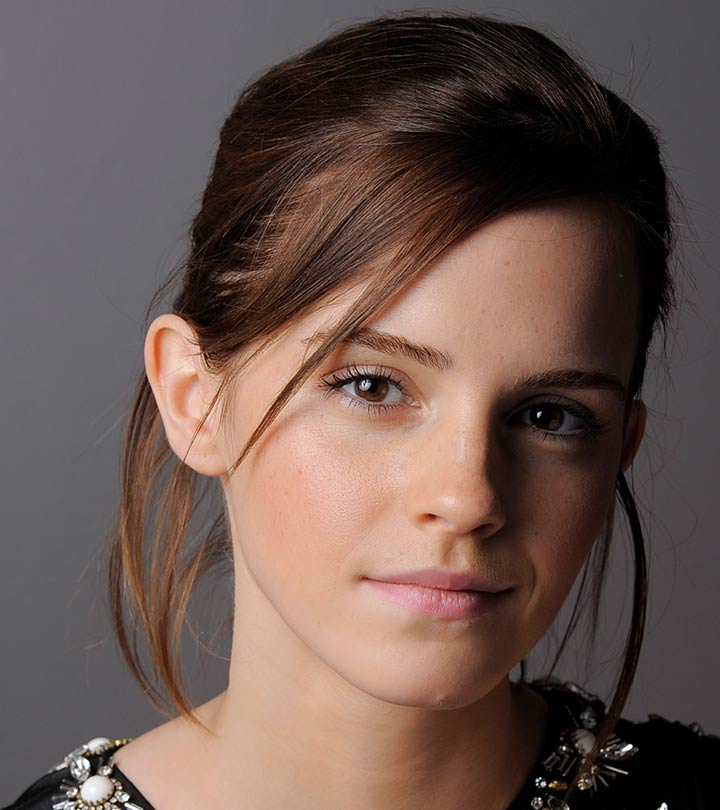
#> input picture a1images/emma.jpg, 720 x 810 px
$ python task1.py
#> lines starting #> are read from the running program, lines starting #| are printed output that depends on the picture
import cv2 as cv
import numpy as np
import matplotlib.pyplot as plt
import os

save_dir = "task1"
os.makedirs(save_dir, exist_ok=True)


c = np.array([(50, 50), (150, 255)], dtype=np.uint8)
t1 = np.linspace(0, 50, 51, dtype=np.uint8)
t2 = np.linspace(100, 255, 150 - 50, dtype=np.uint8)
t3 = np.linspace(150, 255, 256 - 150, dtype=np.uint8)

lut = np.concatenate((t1, t2, t3), axis=0)
lut = lut[:256]

# Load grayscale image
img = cv.imread("a1images/emma.jpg", cv.IMREAD_GRAYSCALE)
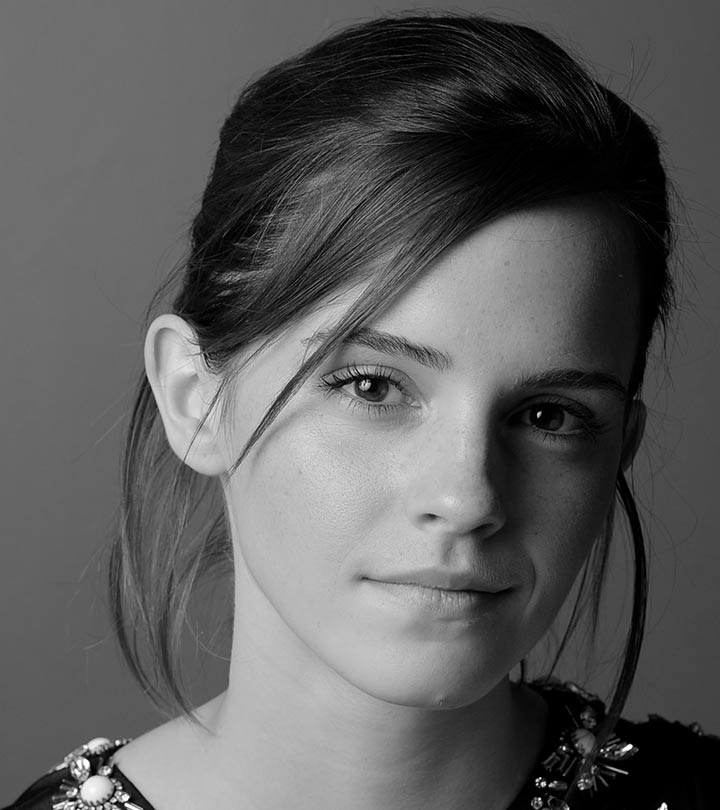
#> img: shape (810, 720); min 0, max 255, mean 92.3

# Apply LUT
out = cv.LUT(img, lut)
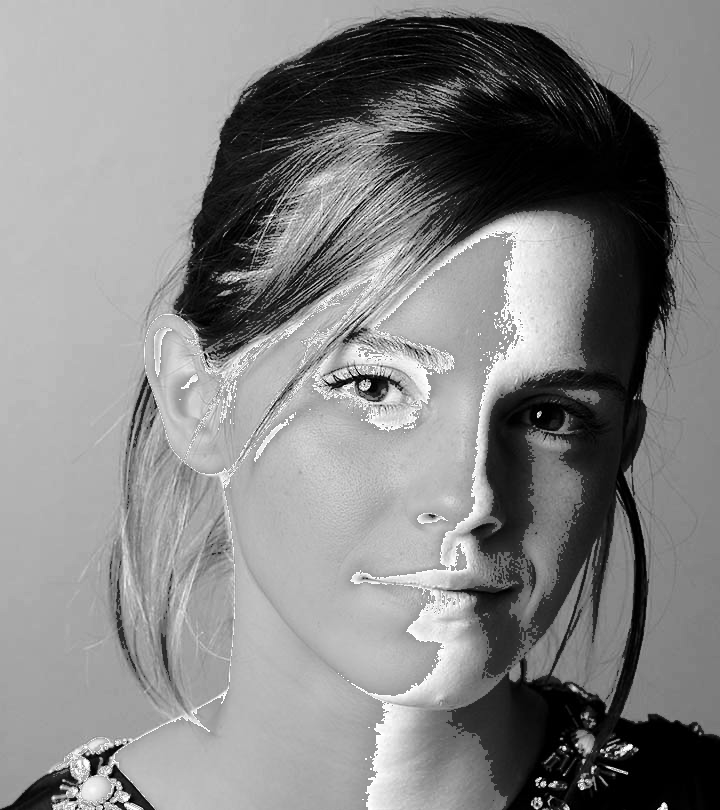
#> out: shape (810, 720); min 0, max 255, mean 132.4

# Plot the transformation curve
plt.figure()
plt.plot(lut)
plt.title("Intensity Transformation")
plt.xlabel("Input intensity")
plt.ylabel("Output intensity")
plt.grid(True)
plt.savefig(os.path.join(save_dir, "transformation_curve.png"), dpi=300)
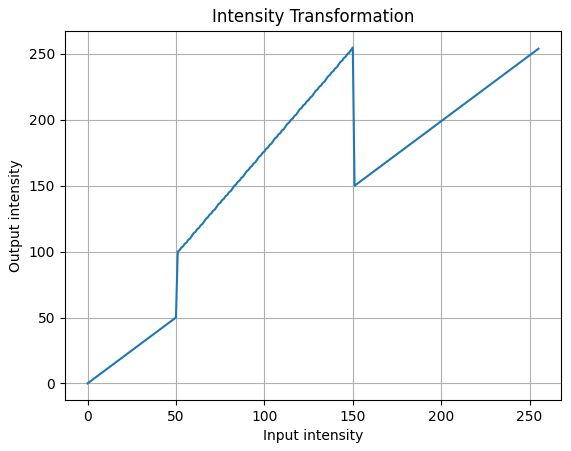
#> figure drawn by matplotlib, 1 panel; curve peaks at x = 150, y = 255
plt.show()

# Show images
cv.imshow("Original", img)
cv.imshow("Transformed", out)
cv.imwrite(os.path.join(save_dir, "original.png"), img)
cv.imwrite(os.path.join(save_dir, "transformed.png"), out)
cv.waitKey(0)
cv.destroyAllWindows()

$ run again, with a1images/daisy.jpg copied over a1images/emma.jpg
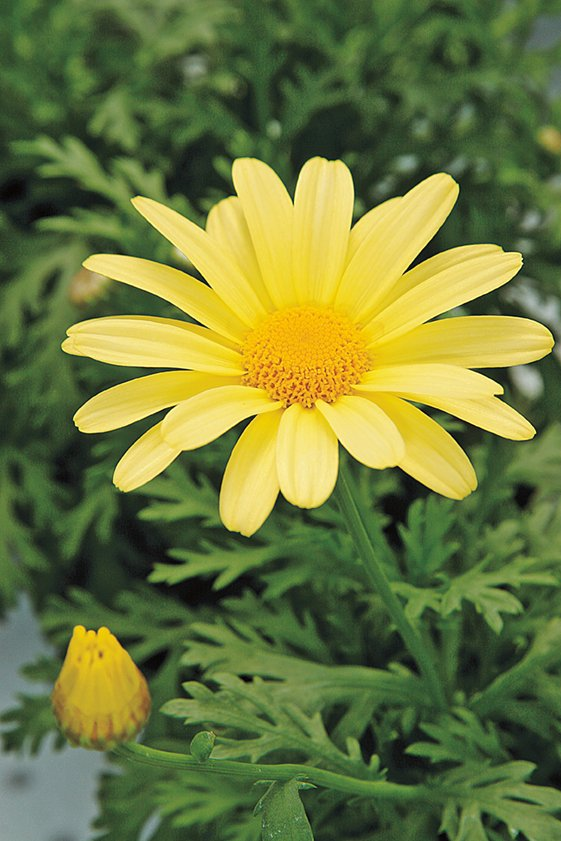
#> input picture a1images/daisy.jpg, 561 x 841 px
#> `img = cv.imread("a1images/emma.jpg", cv.IMREAD_GRAYSCALE)`:
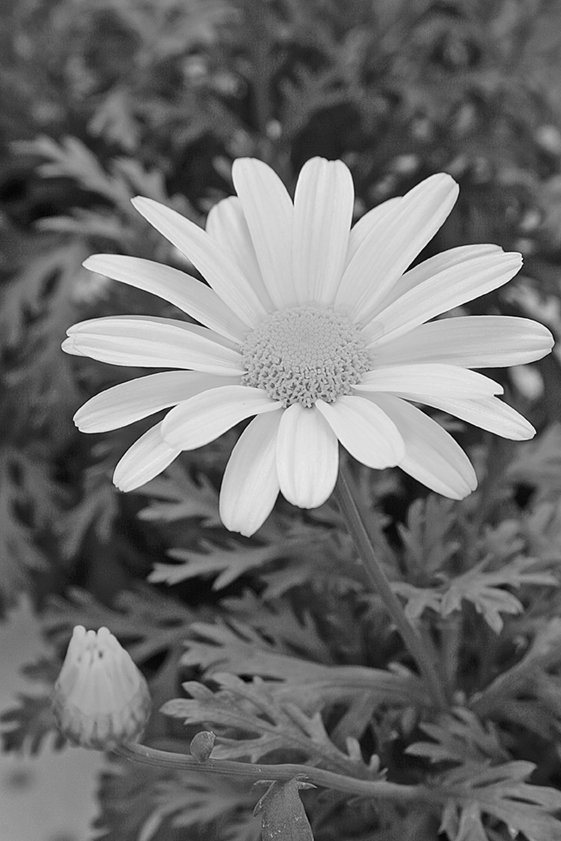
#> img: shape (841, 561); min 0, max 255, mean 110
#> `out = cv.LUT(img, lut)`:
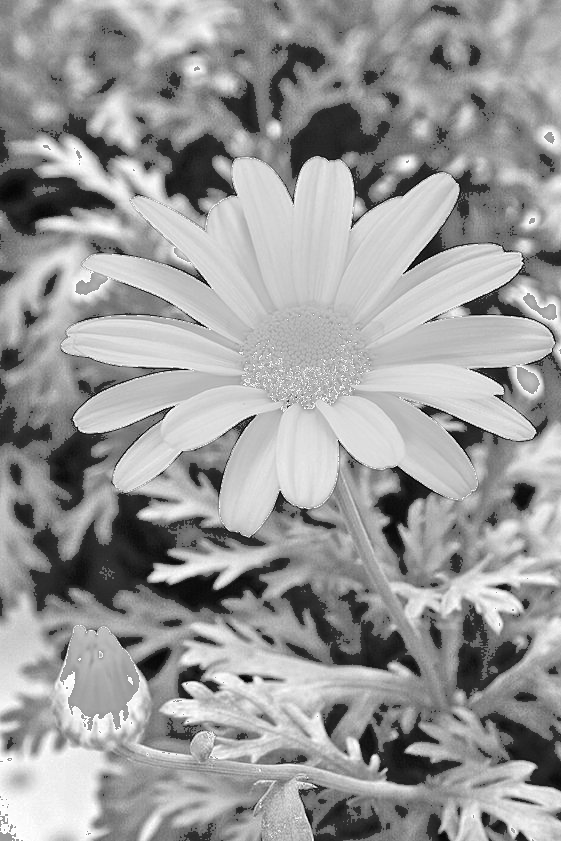
#> out: shape (841, 561); min 0, max 255, mean 154.2

$ run again, with a1images/highlights_and_shadows.jpg copied over a1images/emma.jpg
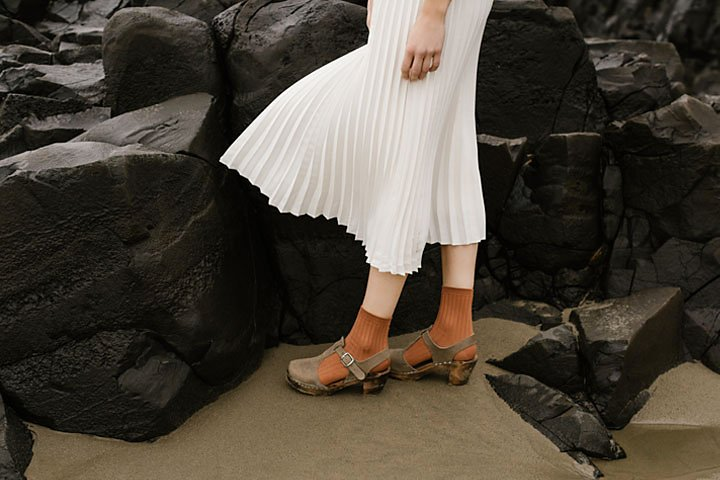
#> input picture a1images/highlights_and_shadows.jpg, 720 x 480 px
#> `img = cv.imread("a1images/emma.jpg", cv.IMREAD_GRAYSCALE)`:
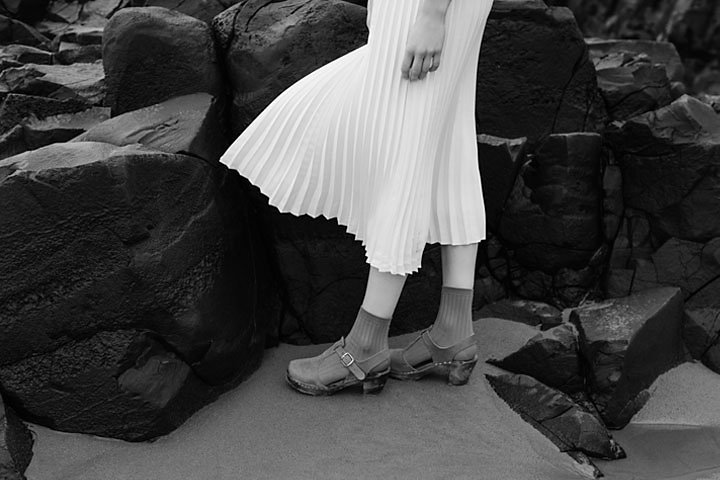
#> img: shape (480, 720); min 0, max 255, mean 69.5
#> `out = cv.LUT(img, lut)`:
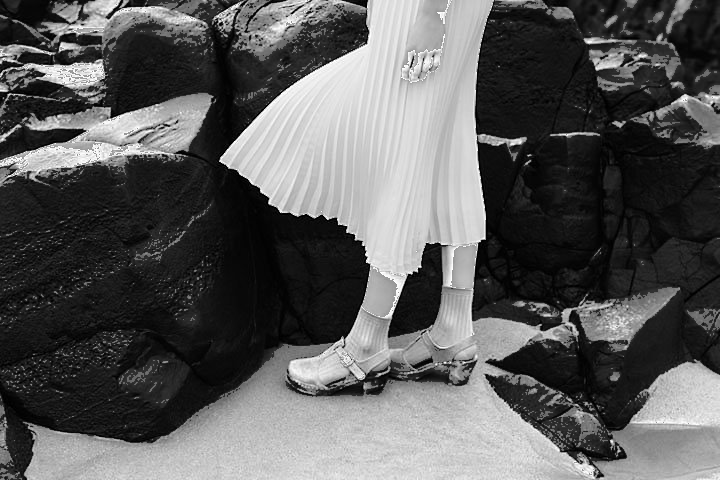
#> out: shape (480, 720); min 0, max 255, mean 91.1

$ run again, with a1images/jeniffer.jpg copied over a1images/emma.jpg
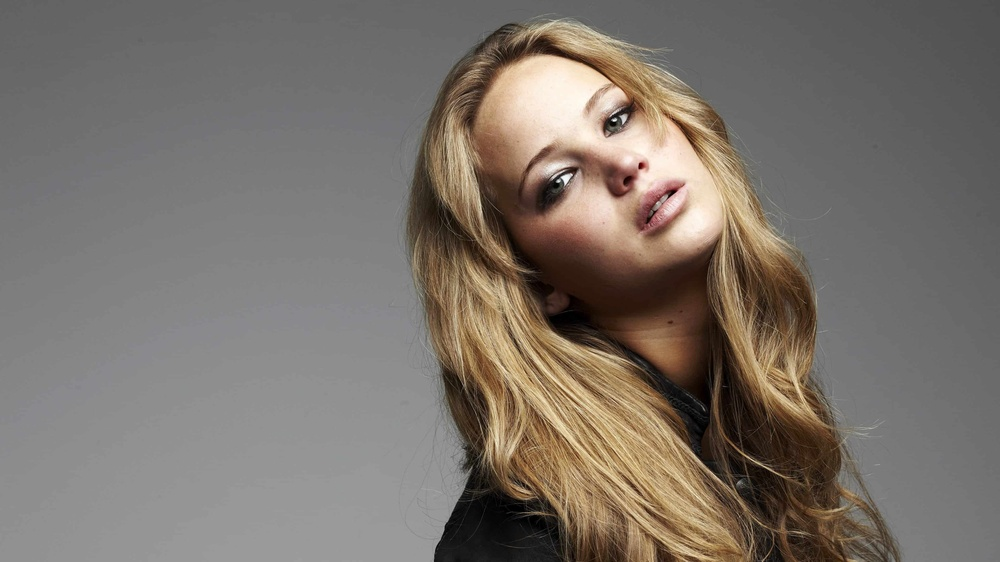
#> input picture a1images/jeniffer.jpg, 1000 x 562 px, shrunk from 3840 x 2160 before the run
#> `img = cv.imread("a1images/emma.jpg", cv.IMREAD_GRAYSCALE)`:
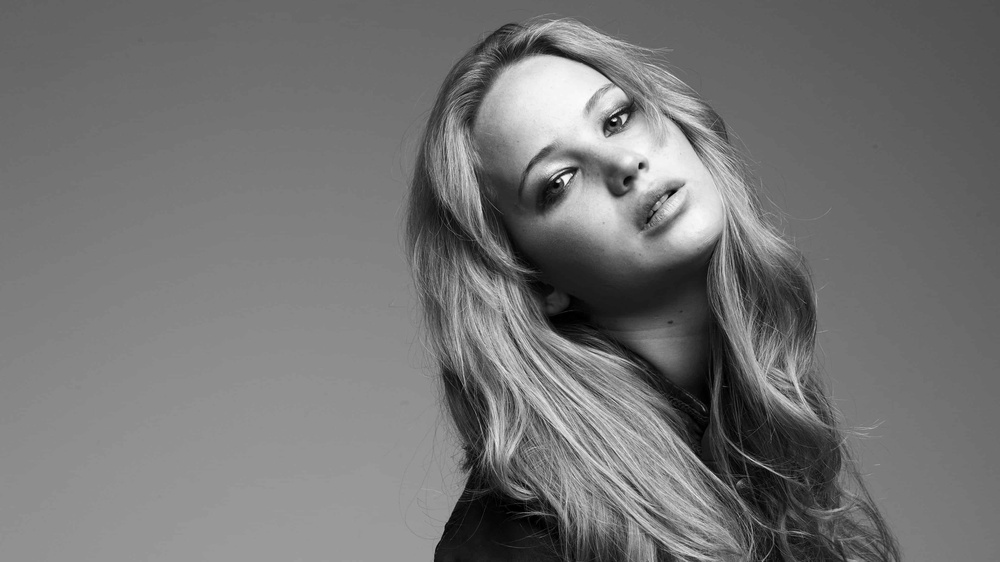
#> img: shape (562, 1000); min 0, max 253, mean 115.8
#> `out = cv.LUT(img, lut)`:
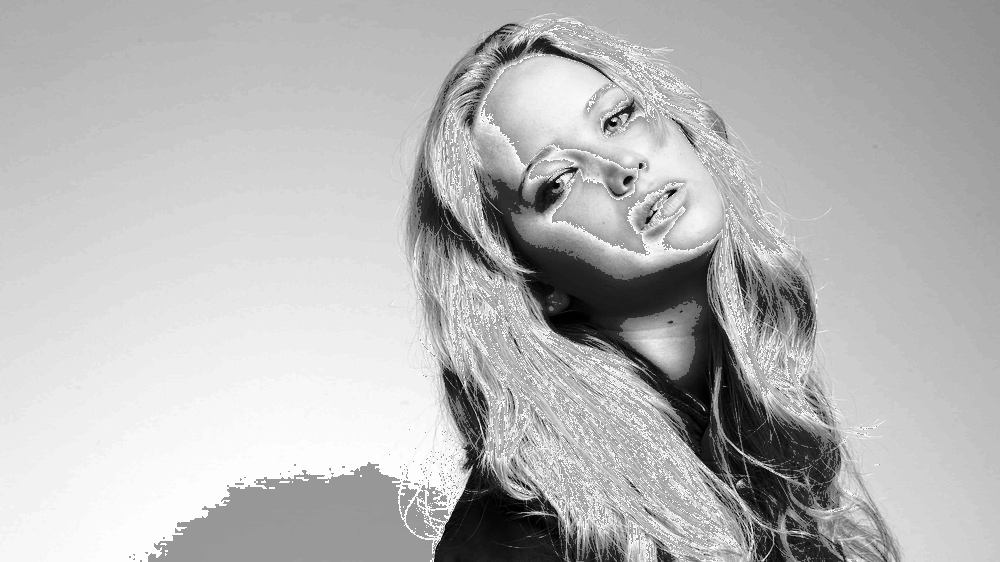
#> out: shape (562, 1000); min 0, max 255, mean 182.7
